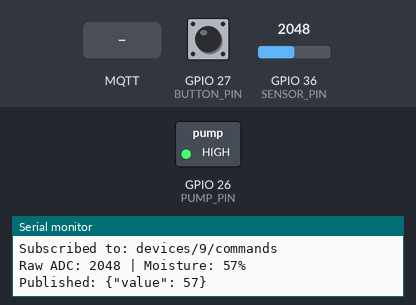
A sketch run on a simulated ESP32. Parts: switched loads named in the sketch (green lamp = pin HIGH), the last lines printed to the serial monitor. The inputs (shaded band) are chosen by the test bench; at power-on: GPIO 27 (BUTTON_PIN) HIGH, GPIO 36 (SENSOR_PIN) = 2048. WiFi joins after 1.5 s; servers stay silent unless stated; no MQTT or app messages arrive unless stated; pins used as bus, display or sensor lines are not drawn.

Above: at 3.9 s.
4.0 s: MQTT message "activate_pump" arrives on the first subscribed topic
At 4.3 s:
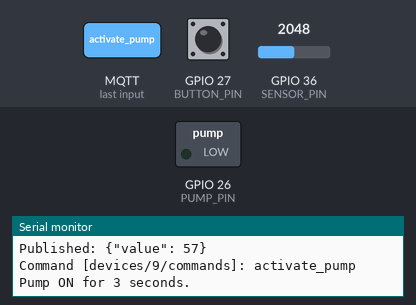
10.0 s: MQTT message "deactivate_pump" arrives on the first subscribed topic
At 13.5 s:
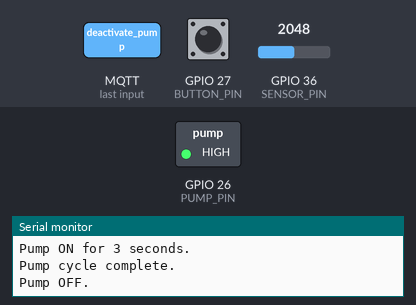
Timing chart, 0 to 15.0 s (numbered marks = the images above; inputs shaded):
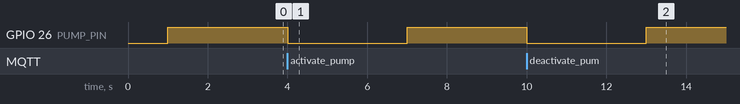

Measured:
- after the input at 4.0 s, GPIO 26 (PUMP_PIN): HIGH → LOW at once, → HIGH 3.0 s later
- after the input at 10.0 s, GPIO 26 (PUMP_PIN): HIGH → LOW at once, → HIGH 3.0 s later

The sketch:

plantmonitoring_esp32_mqtt.ino
```cpp
#include <WiFi.h>
#include <PubSubClient.h>
#include "soc/soc.h"
#include "soc/rtc_cntl_reg.h"

// ── WiFi ─────────────────────────────────────────────────────────────────────
const char* ssid         = "";
const char* wifiPassword = "";

// ── MQTT ─────────────────────────────────────────────────────────────────────
const char* mqttBroker   = "ip";
const int   mqttPort     = 1883;

// ── Device ID
const char* mqttUsername = "9";
const char* mqttPassword = "";

String telemetryTopic;
String commandTopic;

// ── Sensor calibration ───────────────────────────────────────────────────────
const int DRY_VALUE = 4095;
const int WET_VALUE = 535;

// ── Pin definitions ──────────────────────────────────────────────────────────
const int SENSOR_PIN = 36;
const int POWER_PIN  = 17;
const int BUTTON_PIN = 27;
const int PUMP_PIN   = 26; // Relay IN

// ── Timing ───────────────────────────────────────────────────────────────────
const unsigned long TIMER_DELAY        = 900000; // 15 minutes
const unsigned long MAX_PUMP_DURATION  = 8000;  // 8 seconds hard limit for pump running

unsigned long lastSendTime  = 0;
unsigned long pumpStartTime = 0;
unsigned long pumpDuration = 0;

bool pumpRunning   = false;

// ── MQTT client ───────────────────────────────────────────────────────────────
WiFiClient   wifiClient;
PubSubClient mqttClient(wifiClient);

// ── Function declarations ─────────────────────────────────────────────────────
void connectWifi();
void connectMqtt();
void onCommandReceived(char* topic, byte* payload, unsigned int length);
int  getMoisturePercentage();
void sendTelemetry();
void activatePump(unsigned long durationMs);
void deactivatePump();

// ─────────────────────────────────────────────────────────────────────────────

void setup() {
    WRITE_PERI_REG(RTC_CNTL_BROWN_OUT_REG, 0);

    Serial.begin(115200);
    delay(1000);
    Serial.println("\n\n=== Plant Monitor — MQTT ===\n");

    // Sensor power — LOW by default to prevent corrosion
    pinMode(POWER_PIN, OUTPUT);
    digitalWrite(POWER_PIN, LOW);

    pinMode(BUTTON_PIN, INPUT_PULLUP);

    // Pump relay — LOW by default (pump off)
    // This is critical — on boot the pin floats briefly before pinMode.
    // Setting LOW immediately ensures the pump doesn't fire on startup.
    pinMode(PUMP_PIN, OUTPUT);
    digitalWrite(PUMP_PIN, HIGH);

    // Derive topics from device ID — single source of truth
    telemetryTopic = "devices/" + String(mqttUsername) + "/telemetry";
    commandTopic   = "devices/" + String(mqttUsername) + "/commands";

    Serial.print("Telemetry: "); Serial.println(telemetryTopic);
    Serial.print("Commands:  "); Serial.println(commandTopic);

    connectWifi();

    mqttClient.setServer(mqttBroker, mqttPort);
    mqttClient.setCallback(onCommandReceived);

    mqttClient.setBufferSize(512);

    connectMqtt();

    sendTelemetry();
    lastSendTime = millis();
}

void loop() {
    if (WiFi.status() != WL_CONNECTED) {
        Serial.println("WiFi lost. Reconnecting...");
        connectWifi();
    }

    if (!mqttClient.connected()) {
        connectMqtt();
    }

    // Must run every loop, handles incoming messages
    mqttClient.loop();

    if (pumpRunning && (millis() - pumpStartTime) >= pumpDuration) {
        Serial.println("Pump cycle complete.");
        deactivatePump();
    }

    // ── Button trigger ────────────────────────────────────────────────────────
    if (digitalRead(BUTTON_PIN) == LOW) {
        Serial.println("\n--- Button pressed ---");
        sendTelemetry();
        lastSendTime = millis();
        delay(1000);
    }

    // ── Automatic timer ───────────────────────────────────────────────────────
    if ((millis() - lastSendTime) > TIMER_DELAY) {
        sendTelemetry();
        lastSendTime = millis();
    }
}

// ─────────────────────────────────────────────────────────────────────────────

void connectWifi() {
    if (WiFi.status() == WL_CONNECTED) return;

    WiFi.begin(ssid, wifiPassword);
    Serial.print("Connecting to WiFi");

    while (WiFi.status() != WL_CONNECTED) {
        delay(500);
        Serial.print(".");
    }

    Serial.println();
    Serial.print("Connected. IP: ");
    Serial.println(WiFi.localIP());
}

void connectMqtt() {
    while (!mqttClient.connected()) {
        Serial.print("Connecting to MQTT...");

        String clientId = "esp32-" + String(mqttUsername);

        if (mqttClient.connect(clientId.c_str(), mqttUsername, mqttPassword)) {
            Serial.println(" connected.");
            mqttClient.subscribe(commandTopic.c_str());
            Serial.print("Subscribed to: ");
            Serial.println(commandTopic);

        } else {
            Serial.print(" failed. rc=");
            Serial.println(mqttClient.state());
            Serial.println("Retrying in 5 seconds...");
            delay(5000);
        }
    }
}

// Fires when a message arrives on devices/{id}/commands
// Payload format: {"action":"activate_pump","duration_seconds":10}
void onCommandReceived(char* topic, byte* payload, unsigned int length) {
    String message;
    for (unsigned int i = 0; i < length; i++) {
        message += (char)payload[i];
    }

    Serial.print("Command [");
    Serial.print(topic);
    Serial.print("]: ");
    Serial.println(message);

    if (message.indexOf("activate_pump") >= 0) {
        // Extract duration_seconds from payload
        unsigned long duration = 3000; // default 3 seconds

        int idx = message.indexOf("duration_seconds");
        if (idx >= 0) {
            // number after "duration_seconds":
            int colonIdx = message.indexOf(':', idx);
            if (colonIdx >= 0) {
                int seconds = message.substring(colonIdx + 1).toInt();
                if (seconds > 0) {
                    duration = (unsigned long)seconds * 1000;
                }
            }
        }

        activatePump(duration);
    }
    else if (message.indexOf("deactivate_pump") >= 0) {
        // Explicit stop pump command
        deactivatePump();
    }
    else if (message.indexOf("request_reading") >= 0) {
        Serial.println("Immediate reading requested.");
        sendTelemetry();
        lastSendTime = millis();
    }
    else {
        Serial.println("Unknown command — ignored.");
    }
}

void activatePump(unsigned long durationMs) {
    if (durationMs > MAX_PUMP_DURATION) {
        durationMs = MAX_PUMP_DURATION;
        Serial.println("Duration clamped to safety cap.");
    }

    Serial.print("Pump ON for ");
    Serial.print(durationMs / 1000);
    Serial.println(" seconds.");

    digitalWrite(PUMP_PIN, LOW);
    pumpRunning   = true;
    pumpStartTime = millis();
    pumpDuration  = durationMs;
}

void deactivatePump() {
    if (!pumpRunning) return;

    digitalWrite(PUMP_PIN, HIGH);
    pumpRunning = false;
    pumpDuration = 0;
    Serial.println("Pump OFF.");
}

int getMoisturePercentage() {
    digitalWrite(POWER_PIN, HIGH);
    delay(100);

    int total = 0;
    for (int i = 0; i < 10; i++) {
        total += analogRead(SENSOR_PIN);
        delay(10);
    }
    int raw = total / 10;

    digitalWrite(POWER_PIN, LOW);

    Serial.print("Raw ADC: ");
    Serial.print(raw);

    int percent = map(raw, DRY_VALUE, WET_VALUE, 0, 100);
    if (percent < 0)   percent = 0;
    if (percent > 100) percent = 100;

    Serial.print(" | Moisture: ");
    Serial.print(percent);
    Serial.println("%");

    return percent;
}

void sendTelemetry() {
    if (!mqttClient.connected()) connectMqtt();

    int moisture = getMoisturePercentage();

    String payload = "{\"value\": " + String(moisture) + "}";
    bool published = mqttClient.publish(telemetryTopic.c_str(), payload.c_str());

    if (published) {
        Serial.print("Published: ");
        Serial.println(payload);
    } else {
        Serial.println("Publish failed.");
    }
}
```
